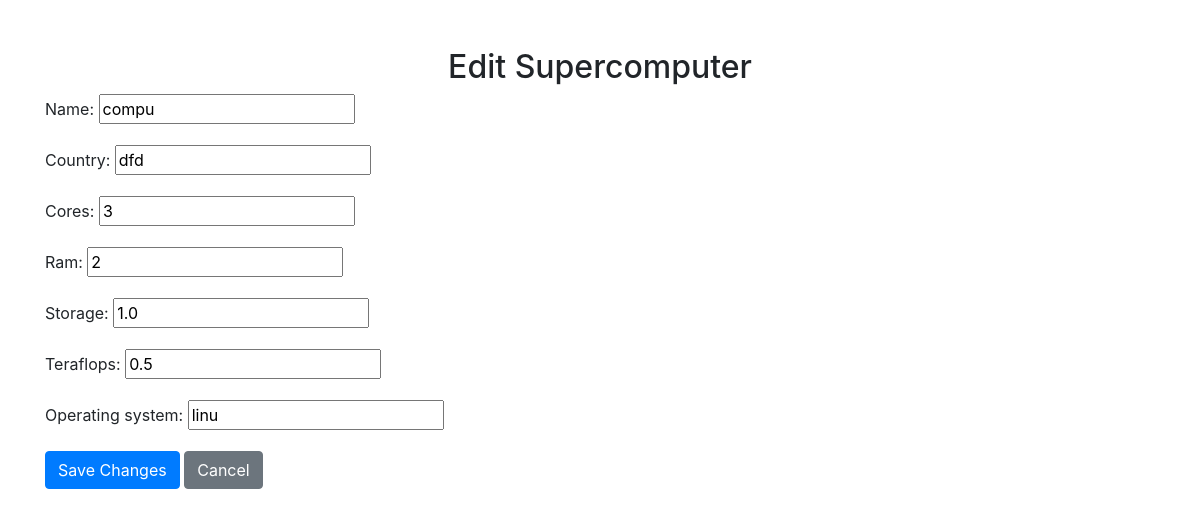
Page /edit/2/ on the committed database.
### supercomputer/models.py (models this page shows, shortened)
class Supercomputer(models.Model):
    name = models.CharField(max_length=100)
    country = models.CharField(max_length=100)
    cores = models.IntegerField()
    ram = models.IntegerField()
    storage = models.FloatField()
    teraflops = models.FloatField()
    operating_system = models.CharField(max_length=100)

### supercomputer/views.py (the view)
# urls.py: path('edit/<int:pk>/',views.edit_supercomputer, name='edit_supercomputer'),
def edit_supercomputer(request, pk):
    supercomputer = Supercomputer.objects.get(pk=pk)
    if request.method == 'POST':
        form = SupercomputerForm(request.POST, instance=supercomputer)
        if form.is_valid():
            form.save()
            return redirect('supercomputer_list')  # Redirige a la lista de supercomputadoras
    else:
        form = SupercomputerForm(instance=supercomputer)
    return render(request, 'supercomputer/edit_supercomputer.html', {'form': form})

### supercomputer/forms.py
class SupercomputerForm(forms.ModelForm):
    class Meta:
        model = Supercomputer
        fields = '__all__'

### supercomputer/templates/supercomputer/edit_supercomputer.html (shortened to what this page needs)
<!DOCTYPE html>
<html>
<head>
    <link rel="stylesheet" href="https://stackpath.bootstrapcdn.com/bootstrap/4.5.2/css/bootstrap.min.css">
</head>
<body>
    <div class="container mt-5">
        <h2 class="text-center">Edit Supercomputer</h2>
        <form method="post">
            {{ form.as_p }}
            <button type="submit" class="btn btn-primary">Save Changes</button>
            <a href="{% url 'supercomputer_list' %}" class="btn btn-secondary">Cancel</a>
        </form>
    </div>
</body>
</html>

### rows in the picture
Supercomputer: name "compu", country "dfd", cores "3", ram "2", storage "1.0", teraflops "0.5", operating_system "linu"
